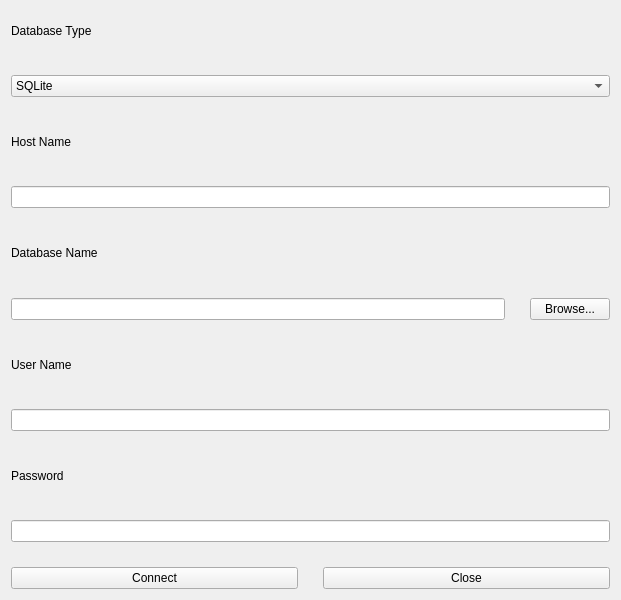
<?xml version="1.0" encoding="UTF-8"?>
<ui version="4.0">
 <class>ConnectionWindow</class>
 <widget class="QWidget" name="ConnectionWindow">
  <property name="geometry">
   <rect>
    <x>0</x>
    <y>0</y>
    <width>621</width>
    <height>600</height>
   </rect>
  </property>
  <property name="font">
   <font>
    <family>.AppleSystemUIFont</family>
   </font>
  </property>
  <property name="windowTitle">
   <string>New Connection</string>
  </property>
  <property name="autoFillBackground">
   <bool>false</bool>
  </property>
  <layout class="QVBoxLayout" name="verticalLayout">
   <property name="spacing">
    <number>25</number>
   </property>
   <item>
    <widget class="QLabel" name="dbTypeLabel">
     <property name="text">
      <string>Database Type</string>
     </property>
    </widget>
   </item>
   <item>
    <widget class="QComboBox" name="dbTypeComboBox">
     <item>
      <property name="text">
       <string>SQLite</string>
      </property>
     </item>
    </widget>
   </item>
   <item>
    <widget class="QLabel" name="hostNameLabel">
     <property name="text">
      <string>Host Name</string>
     </property>
    </widget>
   </item>
   <item>
    <widget class="QLineEdit" name="hostNameLineEdit"/>
   </item>
   <item>
    <widget class="QLabel" name="dbNameLabel">
     <property name="text">
      <string>Database Name</string>
     </property>
    </widget>
   </item>
   <item>
    <layout class="QHBoxLayout" name="dbNameLayout">
     <item>
      <widget class="QLineEdit" name="dbNamelineEdit"/>
     </item>
     <item>
      <widget class="QPushButton" name="browseButton">
       <property name="text">
        <string>Browse...</string>
       </property>
      </widget>
     </item>
    </layout>
   </item>
   <item>
    <widget class="QLabel" name="userNameLabel">
     <property name="text">
      <string>User Name</string>
     </property>
    </widget>
   </item>
   <item>
    <widget class="QLineEdit" name="userNameLineEdit"/>
   </item>
   <item>
    <widget class="QLabel" name="passwordLabel">
     <property name="text">
      <string>Password</string>
     </property>
    </widget>
   </item>
   <item>
    <widget class="QLineEdit" name="passwordLineEdit"/>
   </item>
   <item>
    <layout class="QHBoxLayout" name="horizontalLayout">
     <item>
      <widget class="QPushButton" name="ConnectPushButton">
       <property name="text">
        <string>Connect</string>
       </property>
      </widget>
     </item>
     <item>
      <widget class="QPushButton" name="ClosePushButton">
       <property name="text">
        <string>Close</string>
       </property>
      </widget>
     </item>
    </layout>
   </item>
  </layout>
 </widget>
 <resources/>
 <connections/>
</ui>
